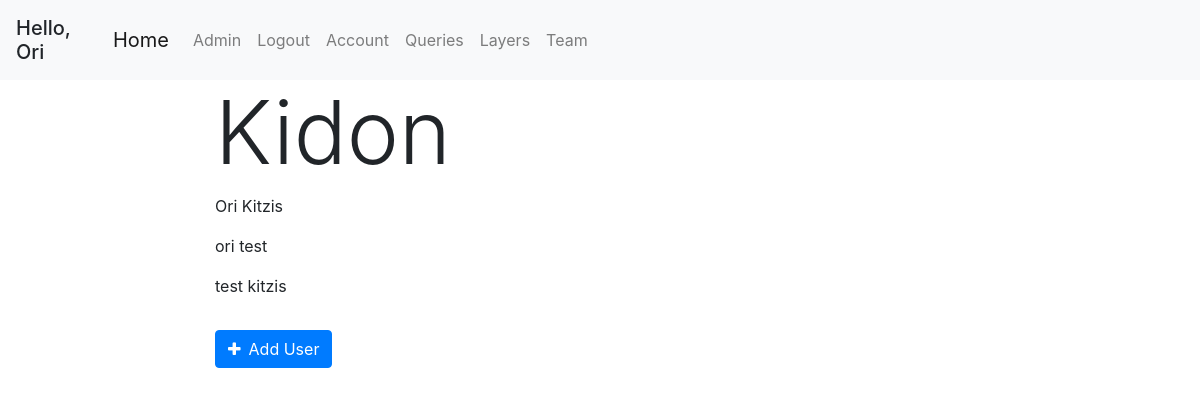
The page /team (signed in) on the database its author committed.
### geoportal/models.py (models this page shows, shortened)
class User(db.Model, UserMixin):
    id = db.Column(db.Integer, primary_key=True)
    username = db.Column(db.String(20), unique=True, nullable=False)
    email = db.Column(db.String(120), unique=True, nullable=False)
    first_name = db.Column(db.String(20), nullable=False, default='')
    last_name = db.Column(db.String(20), nullable=False, default='')
    password = db.Column(db.String(60), nullable=False)
    team_id = db.Column(db.Integer, db.ForeignKey('team.id'))
    roles = db.relationship('Role', secondary='user_roles')
    layers = db.relationship('Layer', backref='user', lazy=True)
    queries = db.relationship('Query', backref='user', lazy=True)
    preferences = db.relationship('UserPreferences', backref='user', lazy=True)
    @property
    def full_name(self):
        return f'{self.first_name} {self.last_name}'
    def has_role(self, role_name):
        for role in self.roles:
            if role.name == role_name:
                return True
        return False

class Team(db.Model):
    id = db.Column(db.Integer, primary_key=True)
    name = db.Column(db.String(20), nullable=False)
    users = db.relationship('User', backref='team', lazy=True)

### geoportal/users/views.py (the view)
@users.route('/team')
def team():
    team = Team.query.get(current_user.team_id)
    users = User.query.filter_by(team_id=None)
    return render_template('team.html', title='Edit Team', team=team, users=users)

### geoportal/models.py (called while the page is built)
@login_manager.user_loader
def load_user(user_id):
    return User.query.get(int(user_id))

### geoportal/templates/team.html (shortened to what this page needs)
{% extends "base.html" %}
{% block content %}
<h2 class="display-2">{{ team.name }}</h2>
{% for user in team.users %}
<p>{{ user.full_name }}</p>
{% endfor %}
<button type="button" class="btn btn-primary mb-3 mt-3" data-toggle="modal" data-target="#add-user-to-team">
  <span class="fa fa-plus mr-2"></span>Add User
</button>
{% endblock content %}

### geoportal/templates/base.html (shortened to what this page needs)
<!DOCTYPE html>
<html lang="en">
<head>
    <link rel="stylesheet" href="/static/css/bootstrap/bootstrap.min.css"/>
    <link rel="stylesheet" href="/static/css/style.css"/>
    <link rel="stylesheet" href="/static/css/leaflet/leaflet.css"/>
    <link rel="stylesheet" href="/static/css/leaflet/leaflet.draw.css"/>
    <link rel="stylesheet" href="/static/css/dataTable/jquery.dataTables.min.css">
    <link rel="stylesheet" href="https://cdnjs.cloudflare.com/ajax/libs/font-awesome/4.7.0/css/font-awesome.min.css">
    <link rel="stylesheet" href="/static/css/utils/pretty-checkbox.min.css">
    <link rel="stylesheet" href="/static/css/leaflet/leaflet.contextmenu.css">
</head>
<body>
    <header class="site-header">
        <nav class="navbar navbar-expand-lg navbar-fixed-top navbar-light bg-light">
            {% if current_user.is_authenticated %}
            <h5 class="mt-2">Hello, {{ current_user.first_name }}</h5>
            {% endif %}
            <div class="container">
                <a class="navbar-brand" href="{{ url_for('main.home') }}">Home</a>
                <div class="collapse navbar-collapse" id="navbarSupportedContent">
                    <ul class="navbar-nav mr-auto">
                        {% if current_user.is_authenticated %}
                            {% if current_user.has_role('Admin') %}
                                <li class="nav-item"><a class="nav-link" href="/admin">Admin</a></li>
                            {% endif %}
                            <li class="nav-item"><a class="nav-link" href="{{ url_for('users.logout') }}">Logout</a></li>
                            <li class="nav-item"><a class="nav-link" href="{{ url_for('users.account') }}">Account</a></li>
                            <li class="nav-item"><a class="nav-link" href="{{ url_for('queries.get_queries') }}">Queries</a></li>
                            <li class="nav-item"><a class="nav-link" href="{{ url_for('mapping.get_layers') }}">Layers</a></li>
                            {% if current_user.team_id %}
                                <li class="nav-item"><a class="nav-link" href="{{ url_for('users.team') }}">Team</a></li>
                            {% else %}
                                <li class="nav-item"><a class="nav-link" href="{{ url_for('users.new_team') }}">Create Team</a></li>
                            {% endif %}
                        {% else %}
                            <li class="nav-item"><a class="nav-link" href="{{ url_for('users.login') }}">Login</a></li>
                            <li class="nav-item"><a class="nav-link" href="{{ url_for('users.register') }}">Register</a></li>
                        {% endif %}
                    </ul>
                </div>
            </div>
        </nav>
    </header>
    <div class="container-fluid" id="content">
        <div class="row">
            <div class="col-md-3 col-lg-2 pr-0 sidebar">
            </div>
            <div class="col-md-6 col-lg-8 main">
                {% block content %}{% endblock %}
            </div>
            <div class="col-md-3 col-lg-2 sidebar" id="right-sidebar">
            </div>
        </div>
    </div>
</body>
</html>

### rows shown on the page
User: first_name "Ori", full_name "Ori Kitzis"
Team: name "Kidon"
User: full_name "ori test"
User: full_name "test kitzis"
